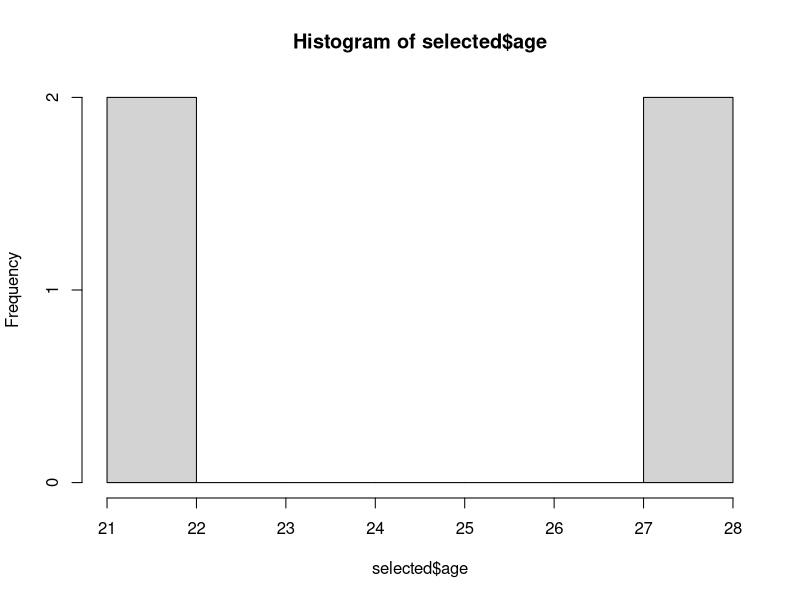
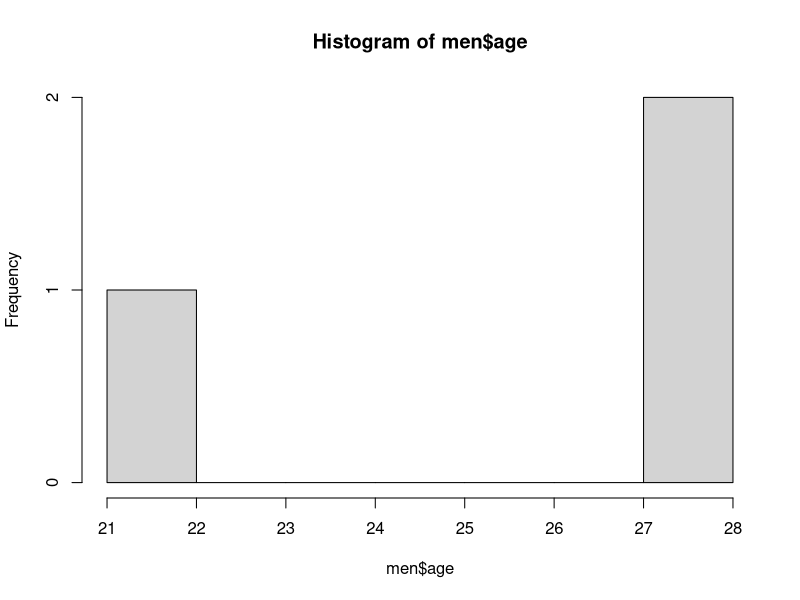
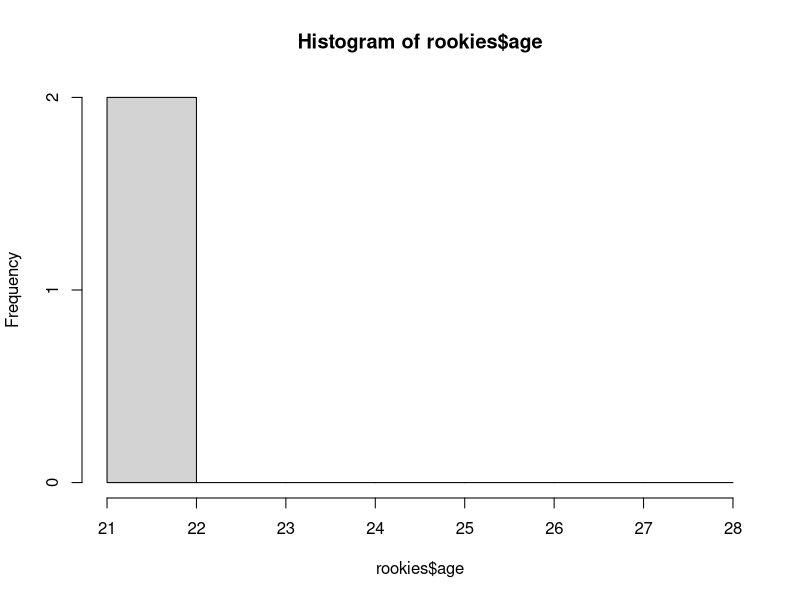
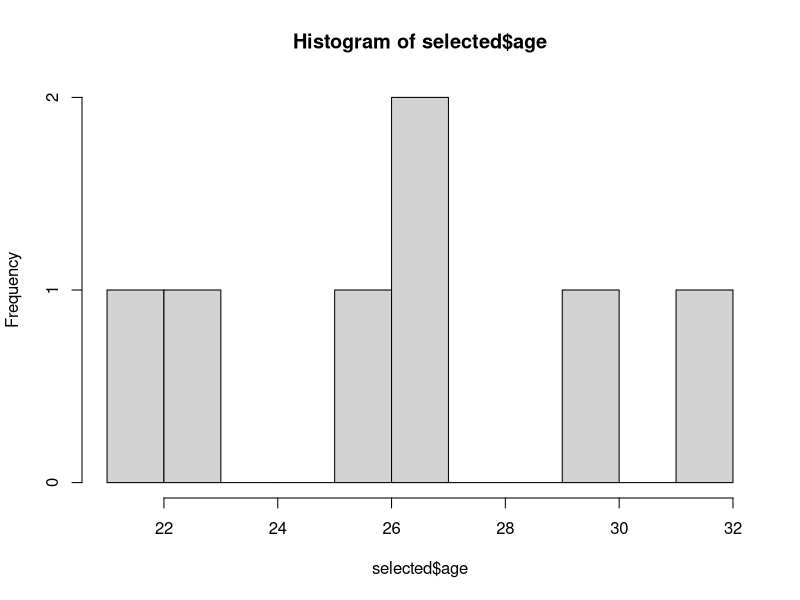
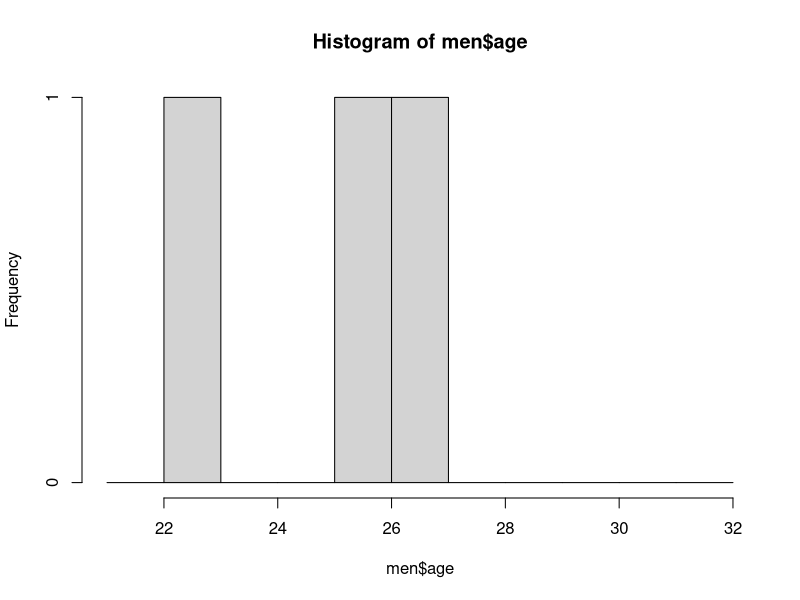
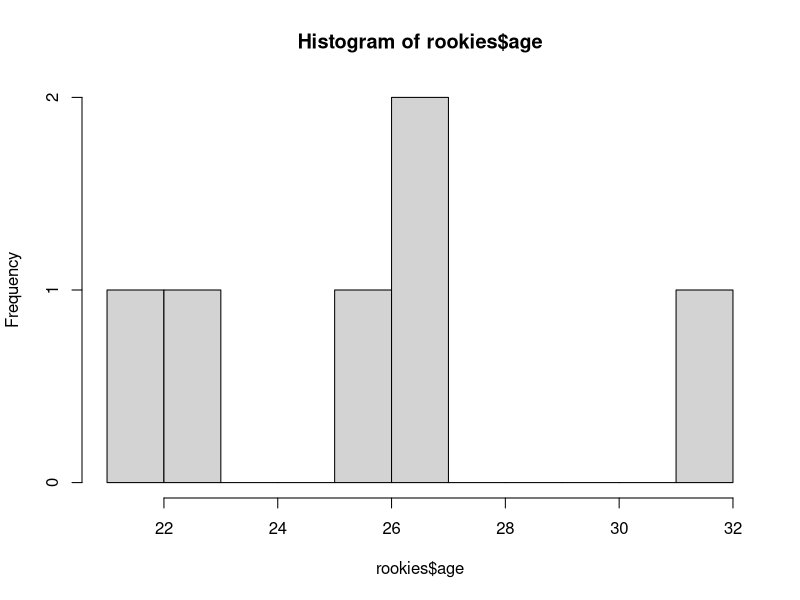
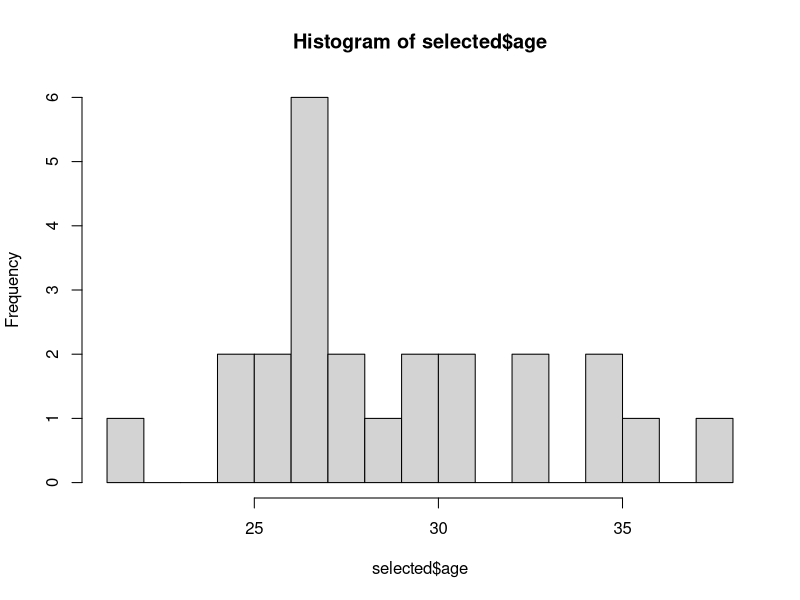
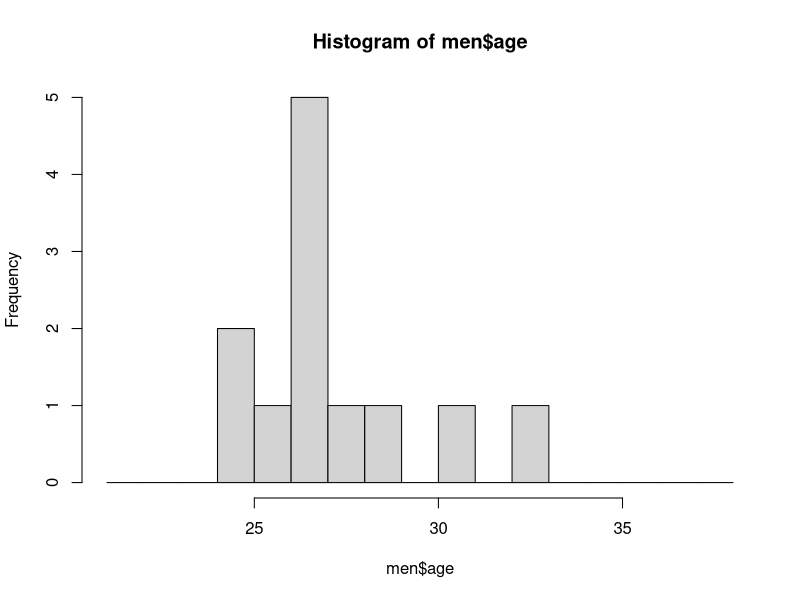

Write R code to recreate these figures, in order. (Note: this script raises an error after producing the figures.)
library(plyr)
library(ggplot2)
library(stringr)
library(stringi)
library(dplyr)
library(jsonlite)

# read data
df <- read.csv("data-2016.csv", encoding="utf-8")

# some cleaning
df$sport <- gsub( " *\\(.*?\\) *", "", trimws(df$SPORT))

# get age
df$birth_date <- as.Date(df$DOB, "%m/%d/%Y")
# change the date to the starting date of the olympic game
df$age <- as.numeric((as.Date("2016-08-05") - df$birth_date) / 365.25)

# other values for vis
df$name <- paste(trimws(df$FIRST.NAME), trimws(df$LAST.NAME), sep=" ")
# check if rookie or returning olympian
df$rookie <- sapply(df$OLYMPIC.EXPERIENCE, function(x) x == '' || x == 'none' ) 

# get all counts
count_all <- as.numeric(count(df))
count_rookies <- as.numeric(count(df[which(df$rookie == TRUE), ]))

highlight_count = list(
  all = count_all,
  women = as.numeric(count(df[which(df$GENDER == 'F'), ])),
  men = as.numeric(count(df[which(df$GENDER == 'M'), ])),
  rookies = count_rookies,
  experienced = count_all - count_rookies
)

# get sports data
count <- as.data.frame(table(df$sport))
avg_age <- tapply(df$age, df$sport, median)
range <- tapply(df$age, df$sport, range)
age_max <- tapply(df$age, df$sport, max)
age_min <- tapply(df$age, df$sport, min)
max_hist_value <- 0
sports <- list()
for (i in 1:length(count$Var1)) {
  selected <- subset(df, sport == count$Var1[i])
  men <- selected[which(selected$GENDER == 'M'), ]
  rookies <- selected[which(selected$rookie == TRUE), ]

  all_histogram <- hist(selected$age, breaks=seq(floor(min(selected$age)), ceiling(max(selected$age)), by=1))
  if (as.numeric(count(men)) > 0) {
    men_histogram <- hist(men$age, breaks=seq(floor(min(selected$age)), ceiling(max(selected$age)), by=1))
  }
  if (as.numeric(count(rookies)) > 0) {
    rookies_histogram <- hist(rookies$age, breaks=seq(floor(min(selected$age)), ceiling(max(selected$age)), by=1))
  }
  
  max_hist_value <- max(max_hist_value, all_histogram$counts)
  
  s <- list(
    id = i - 1,
    name = count$Var1[i],
    athletes_count = count$Freq[i],
    median_age = unname(avg_age[i]),
    age_range = unlist(unname(range[i])),
    age_diff = unname(age_max[i]) - unname(age_min[i]),
    age_hist = list (
      all = all_histogram$counts,
      men = men_histogram$counts,
      rookies = rookies_histogram$counts
    ),
    hist_start_age = all_histogram$breaks[1]
  )
  sports[i] <- list(s)
}

#create data json file
write(minify(toJSON(list(
  sports = sports, 
  highlight_count = highlight_count,
  max_age = max(df$age),
  max_hist_value = max_hist_value
), auto_unbox = TRUE)), "../react-app/src/data/data-2016.json")